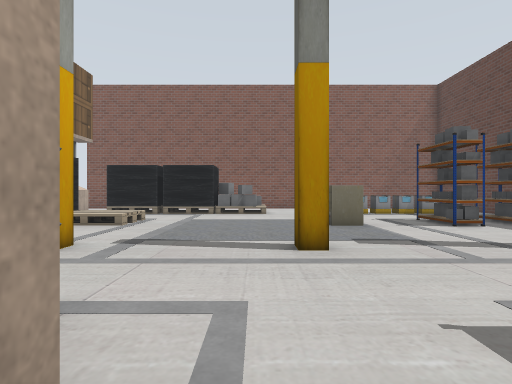
[1] (above)

16 first-person views from a walk through a Gazebo world. The camera is 0.94 m above the floor, looks level and sees 80° across. Floor lines are 1 m apart. The floor is counted in squares, 1 m on a side. Each view is taken from the middle of a square. On the plan, view 1 faces up. The plan holds only what a view shows up to about 11 squares ahead; the rest is blank. Some surface patterns are stand-ins.

[2]
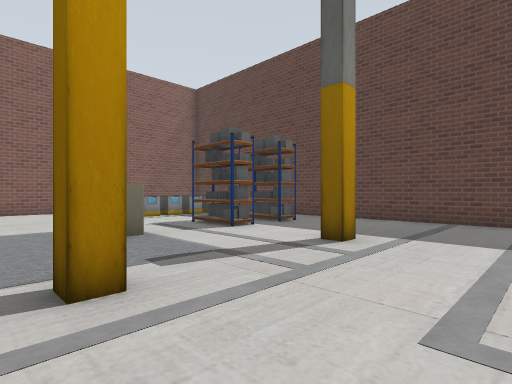

[3]
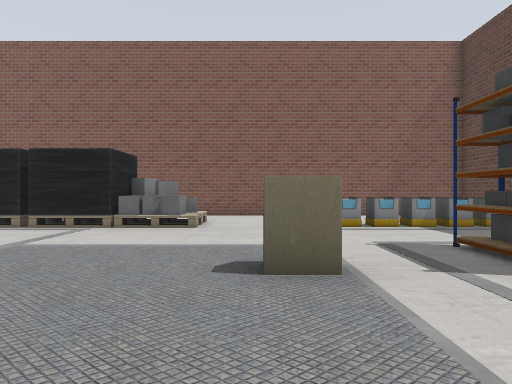

[4]
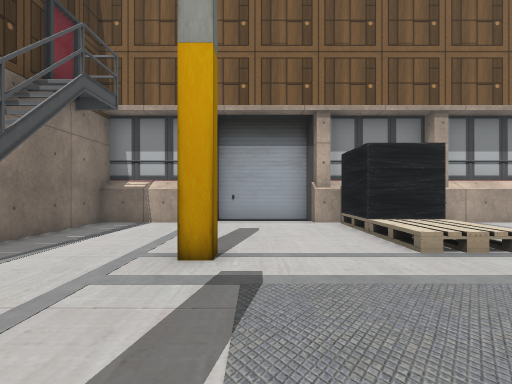

[5]
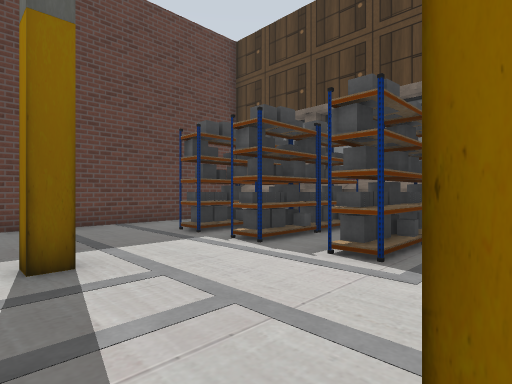

[6]
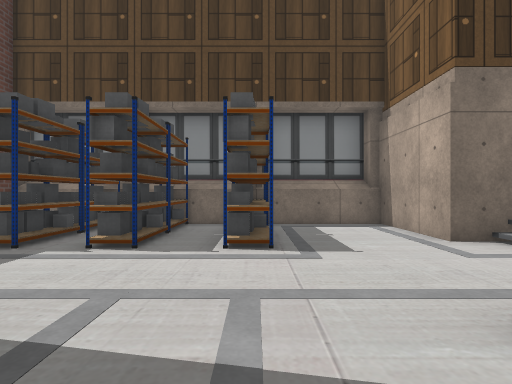

[7]
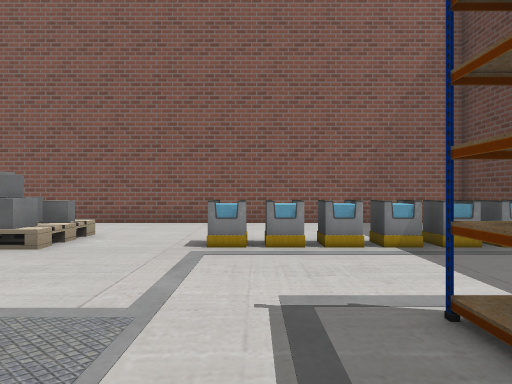

[8]
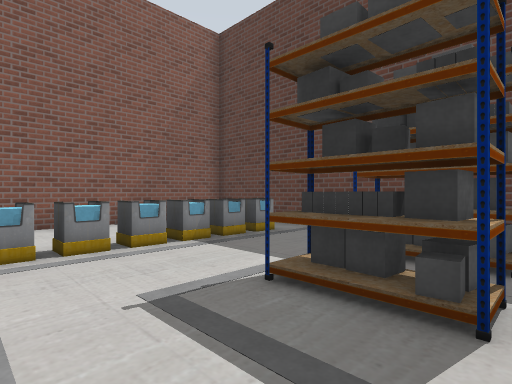

[9]
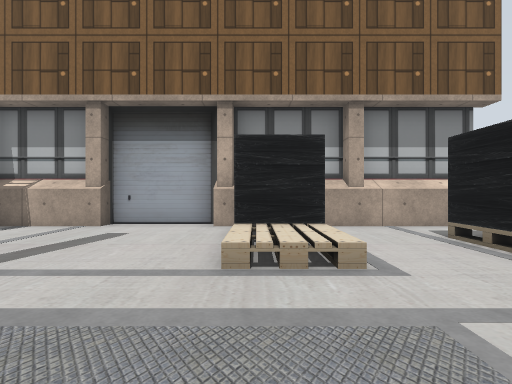

[10]
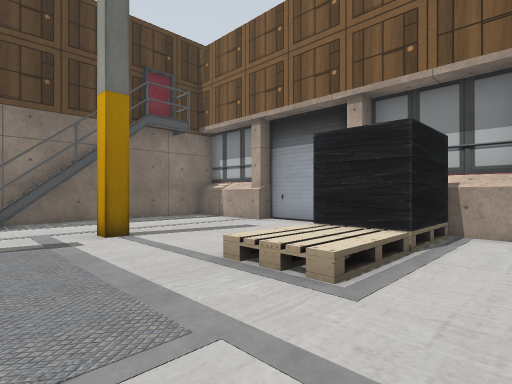

[11]
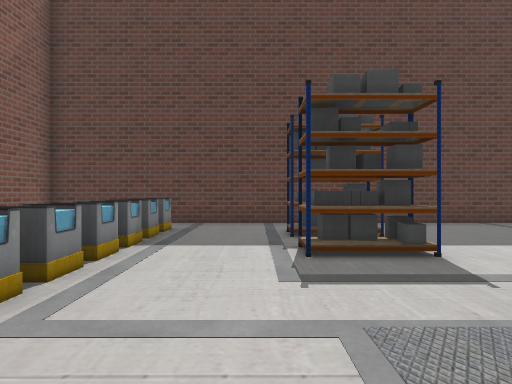

[12]
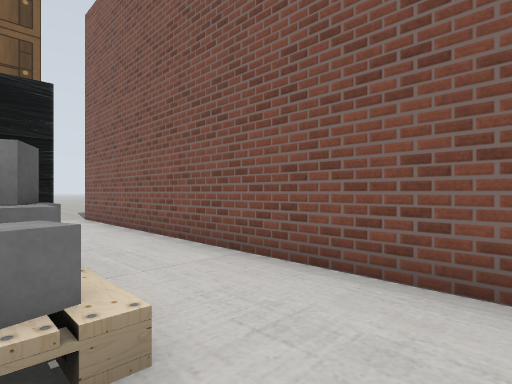

[13]
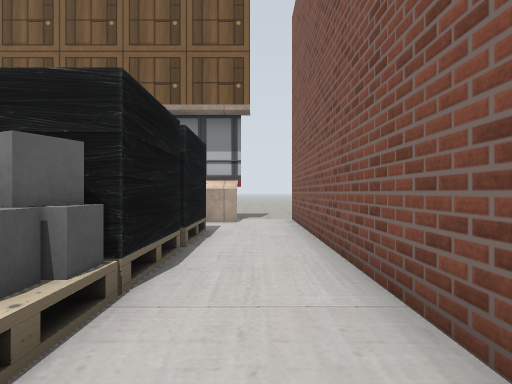

[14]
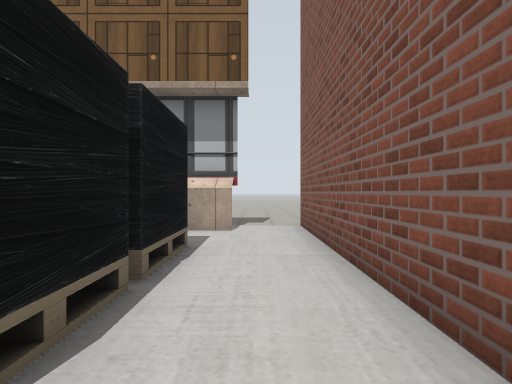

[15]
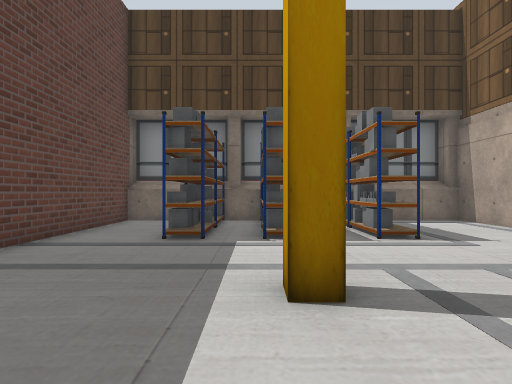

[16]
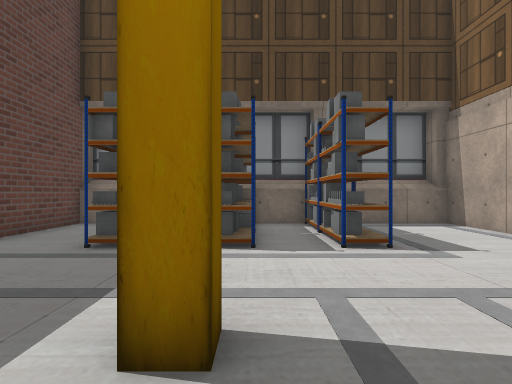

### Floor plan
Key: @ floor where view 1 was taken; # wall or solid block; . floor; = window, fence, low wall or low ledge; B bin.
Columns run from 12 left of view 1 to 10 right of it. Each row starts with its distance up from view 1.
 17 ...####################
 16 ....................  #
 15 ...#..#####==.......  #
 14    #..#=#=##=..BBBBBBB#
 13    #..#=#==##..BBBBBB.#
 12    #..................#
 11    #..................#
 10    ####==.........#.#.#
  9    ####==.....==..#.#.#
  8    #..................#
  7    #..................#
  6    #..................#
  5    #.....#...#...#....#
  4    #..................#
  3    #..................#
  2    #....###...........#
  1    #########...#.####.#
  0            #@..#.####.#
 -1            #...#.####.#
 -2            ############
 -3            ############

Where each view was taken, in squares from view 1:
view 1: 0 up, 0 right, facing up
view 2: 2 up, 0 right, facing up-right
view 3: 5 up, 2 right, facing up
view 4: 6 up, 1 right, facing left
view 5: 6 up, 1 right, facing down-right
view 6: 7 up, 3 right, facing down
view 7: 8 up, 4 right, facing up
view 8: 8 up, 3 right, facing up-right
view 9: 9 up, 0 right, facing left
view 10: 12 up, 1 left, facing down-left
view 11: 11 up, 1 right, facing right
view 12: 14 up, 2 right, facing up-left
view 13: 16 up, 1 right, facing left
view 14: 16 up, 1 left, facing left
view 15: 8 up, 6 right, facing down
view 16: 7 up, 5 right, facing down
